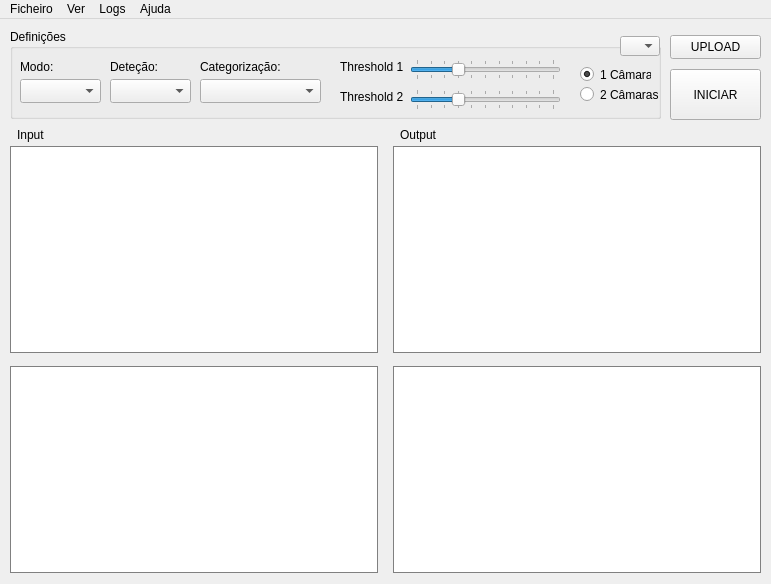
<?xml version="1.0" encoding="UTF-8"?>
<ui version="4.0">
 <class>MainWindow</class>
 <widget class="QMainWindow" name="MainWindow">
  <property name="geometry">
   <rect>
    <x>0</x>
    <y>0</y>
    <width>771</width>
    <height>584</height>
   </rect>
  </property>
  <property name="sizePolicy">
   <sizepolicy hsizetype="Fixed" vsizetype="Fixed">
    <horstretch>0</horstretch>
    <verstretch>0</verstretch>
   </sizepolicy>
  </property>
  <property name="minimumSize">
   <size>
    <width>771</width>
    <height>364</height>
   </size>
  </property>
  <property name="maximumSize">
   <size>
    <width>771</width>
    <height>584</height>
   </size>
  </property>
  <property name="font">
   <font>
    <stylestrategy>PreferDefault</stylestrategy>
   </font>
  </property>
  <property name="windowTitle">
   <string>Categorização de Maçãs</string>
  </property>
  <property name="windowIcon">
   <iconset>
    <normaloff>apple.ico</normaloff>apple.ico</iconset>
  </property>
  <widget class="QWidget" name="centralwidget">
   <property name="sizePolicy">
    <sizepolicy hsizetype="Fixed" vsizetype="Fixed">
     <horstretch>0</horstretch>
     <verstretch>0</verstretch>
    </sizepolicy>
   </property>
   <widget class="QGroupBox" name="settingsgroup">
    <property name="geometry">
     <rect>
      <x>10</x>
      <y>10</y>
      <width>651</width>
      <height>90</height>
     </rect>
    </property>
    <property name="title">
     <string>Definições</string>
    </property>
    <widget class="QRadioButton" name="cam1_RADIOBT">
     <property name="geometry">
      <rect>
       <x>570</x>
       <y>35</y>
       <width>71</width>
       <height>21</height>
      </rect>
     </property>
     <property name="text">
      <string>1 Câmara</string>
     </property>
     <property name="checked">
      <bool>true</bool>
     </property>
    </widget>
    <widget class="QRadioButton" name="cam2_RADIOBT">
     <property name="geometry">
      <rect>
       <x>570</x>
       <y>55</y>
       <width>81</width>
       <height>21</height>
      </rect>
     </property>
     <property name="text">
      <string>2 Câmaras</string>
     </property>
    </widget>
    <widget class="QComboBox" name="mode_COMBOBOX">
     <property name="geometry">
      <rect>
       <x>10</x>
       <y>50</y>
       <width>81</width>
       <height>24</height>
      </rect>
     </property>
     <property name="currentText">
      <string>OpenCV</string>
     </property>
     <property name="placeholderText" stdset="0">
      <string>OpenCV</string>
     </property>
     <item>
      <property name="text">
       <string>OpenCV</string>
      </property>
     </item>
    </widget>
    <widget class="QSlider" name="threashold1_SLIDER">
     <property name="geometry">
      <rect>
       <x>400</x>
       <y>30</y>
       <width>151</width>
       <height>21</height>
      </rect>
     </property>
     <property name="maximum">
      <number>100</number>
     </property>
     <property name="value">
      <number>30</number>
     </property>
     <property name="orientation">
      <enum>Qt::Horizontal</enum>
     </property>
     <property name="invertedAppearance">
      <bool>false</bool>
     </property>
     <property name="invertedControls">
      <bool>false</bool>
     </property>
     <property name="tickPosition">
      <enum>QSlider::TicksBothSides</enum>
     </property>
     <property name="tickInterval">
      <number>10</number>
     </property>
    </widget>
    <widget class="QSlider" name="threashold2_SLIDER">
     <property name="geometry">
      <rect>
       <x>400</x>
       <y>60</y>
       <width>151</width>
       <height>21</height>
      </rect>
     </property>
     <property name="mouseTracking">
      <bool>false</bool>
     </property>
     <property name="focusPolicy">
      <enum>Qt::StrongFocus</enum>
     </property>
     <property name="acceptDrops">
      <bool>false</bool>
     </property>
     <property name="autoFillBackground">
      <bool>false</bool>
     </property>
     <property name="maximum">
      <number>100</number>
     </property>
     <property name="value">
      <number>30</number>
     </property>
     <property name="sliderPosition">
      <number>30</number>
     </property>
     <property name="tracking">
      <bool>true</bool>
     </property>
     <property name="orientation">
      <enum>Qt::Horizontal</enum>
     </property>
     <property name="tickPosition">
      <enum>QSlider::TicksBothSides</enum>
     </property>
     <property name="tickInterval">
      <number>10</number>
     </property>
    </widget>
    <widget class="QLabel" name="thlb1">
     <property name="geometry">
      <rect>
       <x>330</x>
       <y>30</y>
       <width>71</width>
       <height>16</height>
      </rect>
     </property>
     <property name="layoutDirection">
      <enum>Qt::LeftToRight</enum>
     </property>
     <property name="text">
      <string>Threshold 1</string>
     </property>
    </widget>
    <widget class="QLabel" name="thlb2">
     <property name="geometry">
      <rect>
       <x>330</x>
       <y>60</y>
       <width>71</width>
       <height>16</height>
      </rect>
     </property>
     <property name="text">
      <string>Threshold 2</string>
     </property>
    </widget>
    <widget class="QComboBox" name="detectionmode_COMBOBOX">
     <property name="geometry">
      <rect>
       <x>100</x>
       <y>50</y>
       <width>81</width>
       <height>24</height>
      </rect>
     </property>
     <property name="currentText">
      <string>YOLO_V4</string>
     </property>
     <property name="placeholderText" stdset="0">
      <string>YOLO_V4</string>
     </property>
     <item>
      <property name="text">
       <string>YOLO_V4</string>
      </property>
     </item>
     <item>
      <property name="text">
       <string>CIRCLES</string>
      </property>
     </item>
    </widget>
    <widget class="QLabel" name="modoslb">
     <property name="geometry">
      <rect>
       <x>10</x>
       <y>30</y>
       <width>49</width>
       <height>16</height>
      </rect>
     </property>
     <property name="text">
      <string>Modo:</string>
     </property>
    </widget>
    <widget class="QLabel" name="modoslb_2">
     <property name="geometry">
      <rect>
       <x>100</x>
       <y>30</y>
       <width>51</width>
       <height>16</height>
      </rect>
     </property>
     <property name="text">
      <string>Deteção:</string>
     </property>
    </widget>
    <widget class="QComboBox" name="detectionmode_COMBOBOX_2">
     <property name="geometry">
      <rect>
       <x>610</x>
       <y>7</y>
       <width>40</width>
       <height>20</height>
      </rect>
     </property>
     <property name="currentText">
      <string>V1</string>
     </property>
     <property name="placeholderText" stdset="0">
      <string>V1</string>
     </property>
     <item>
      <property name="text">
       <string>V1</string>
      </property>
     </item>
    </widget>
    <widget class="QLabel" name="modoslb_3">
     <property name="geometry">
      <rect>
       <x>190</x>
       <y>30</y>
       <width>91</width>
       <height>16</height>
      </rect>
     </property>
     <property name="text">
      <string>Categorização:</string>
     </property>
    </widget>
    <widget class="QComboBox" name="categorizationmode_COMBOBOX">
     <property name="geometry">
      <rect>
       <x>190</x>
       <y>50</y>
       <width>121</width>
       <height>24</height>
      </rect>
     </property>
     <property name="currentText">
      <string>Tensorflow - Keras</string>
     </property>
     <property name="placeholderText" stdset="0">
      <string>Tensorflow-Keras</string>
     </property>
     <item>
      <property name="text">
       <string>Tensorflow - Keras</string>
      </property>
     </item>
    </widget>
   </widget>
   <widget class="QPushButton" name="start_BT">
    <property name="geometry">
     <rect>
      <x>670</x>
      <y>50</y>
      <width>91</width>
      <height>51</height>
     </rect>
    </property>
    <property name="text">
     <string>INICIAR</string>
    </property>
   </widget>
   <widget class="QPushButton" name="upload_BT">
    <property name="geometry">
     <rect>
      <x>670</x>
      <y>16</y>
      <width>91</width>
      <height>24</height>
     </rect>
    </property>
    <property name="text">
     <string>UPLOAD</string>
    </property>
   </widget>
   <widget class="QStackedWidget" name="stackedWidget">
    <property name="geometry">
     <rect>
      <x>10</x>
      <y>110</y>
      <width>753</width>
      <height>455</height>
     </rect>
    </property>
    <property name="layoutDirection">
     <enum>Qt::LeftToRight</enum>
    </property>
    <property name="autoFillBackground">
     <bool>false</bool>
    </property>
    <property name="styleSheet">
     <string notr="true"/>
    </property>
    <property name="currentIndex">
     <number>0</number>
    </property>
    <widget class="QWidget" name="small_view">
     <widget class="QLabel" name="outputframe_1">
      <property name="geometry">
       <rect>
        <x>383</x>
        <y>17</y>
        <width>368</width>
        <height>207</height>
       </rect>
      </property>
      <property name="styleSheet">
       <string notr="true">background-color: rgb(255, 255, 255);
border: 1px solid grey;</string>
      </property>
      <property name="text">
       <string/>
      </property>
     </widget>
     <widget class="QLabel" name="outputframe_2">
      <property name="geometry">
       <rect>
        <x>383</x>
        <y>237</y>
        <width>368</width>
        <height>207</height>
       </rect>
      </property>
      <property name="styleSheet">
       <string notr="true">background-color: rgb(255, 255, 255);
border: 1px solid grey;</string>
      </property>
      <property name="text">
       <string/>
      </property>
     </widget>
     <widget class="QLabel" name="label">
      <property name="geometry">
       <rect>
        <x>390</x>
        <y>-2</y>
        <width>41</width>
        <height>16</height>
       </rect>
      </property>
      <property name="text">
       <string>Output</string>
      </property>
     </widget>
     <widget class="QLabel" name="inputframe_1">
      <property name="geometry">
       <rect>
        <x>0</x>
        <y>17</y>
        <width>368</width>
        <height>207</height>
       </rect>
      </property>
      <property name="styleSheet">
       <string notr="true">background-color: rgb(255, 255, 255);
border: 1px solid grey;</string>
      </property>
      <property name="text">
       <string/>
      </property>
     </widget>
     <widget class="QLabel" name="inputframe_2">
      <property name="geometry">
       <rect>
        <x>0</x>
        <y>237</y>
        <width>368</width>
        <height>207</height>
       </rect>
      </property>
      <property name="styleSheet">
       <string notr="true">background-color: rgb(255, 255, 255);
border: 1px solid grey;</string>
      </property>
      <property name="text">
       <string/>
      </property>
     </widget>
     <widget class="QLabel" name="label_2">
      <property name="geometry">
       <rect>
        <x>7</x>
        <y>-2</y>
        <width>41</width>
        <height>16</height>
       </rect>
      </property>
      <property name="text">
       <string>Input</string>
      </property>
     </widget>
    </widget>
    <widget class="QWidget" name="big_view">
     <widget class="QTabWidget" name="big_view_tabwidget">
      <property name="geometry">
       <rect>
        <x>0</x>
        <y>0</y>
        <width>752</width>
        <height>444</height>
       </rect>
      </property>
      <property name="styleSheet">
       <string notr="true">border-right-color: rgba(255, 255, 255, 0);
border-bottom-color: rgba(255, 255, 255, 0);</string>
      </property>
      <property name="currentIndex">
       <number>0</number>
      </property>
      <widget class="QWidget" name="input1_tab">
       <attribute name="title">
        <string>Input1</string>
       </attribute>
       <widget class="QLabel" name="inputframe_3">
        <property name="geometry">
         <rect>
          <x>-1</x>
          <y>-1</y>
          <width>752</width>
          <height>423</height>
         </rect>
        </property>
        <property name="styleSheet">
         <string notr="true">background-color: rgb(255, 255, 255);
border: 1px solid grey;</string>
        </property>
        <property name="text">
         <string/>
        </property>
       </widget>
      </widget>
      <widget class="QWidget" name="output1_tab">
       <attribute name="title">
        <string>Ouput1</string>
       </attribute>
       <widget class="QLabel" name="outputframe_3">
        <property name="geometry">
         <rect>
          <x>-1</x>
          <y>-1</y>
          <width>752</width>
          <height>423</height>
         </rect>
        </property>
        <property name="styleSheet">
         <string notr="true">background-color: rgb(255, 255, 255);
border: 1px solid grey;</string>
        </property>
        <property name="text">
         <string/>
        </property>
       </widget>
      </widget>
      <widget class="QWidget" name="input2_tab">
       <attribute name="title">
        <string>Input2</string>
       </attribute>
       <widget class="QLabel" name="inputframe_4">
        <property name="geometry">
         <rect>
          <x>-1</x>
          <y>-1</y>
          <width>752</width>
          <height>423</height>
         </rect>
        </property>
        <property name="styleSheet">
         <string notr="true">background-color: rgb(255, 255, 255);
border: 1px solid grey;</string>
        </property>
        <property name="text">
         <string/>
        </property>
       </widget>
      </widget>
      <widget class="QWidget" name="output2_tab">
       <attribute name="title">
        <string>Output2</string>
       </attribute>
       <widget class="QLabel" name="outputframe_4">
        <property name="geometry">
         <rect>
          <x>-1</x>
          <y>-1</y>
          <width>752</width>
          <height>423</height>
         </rect>
        </property>
        <property name="styleSheet">
         <string notr="true">background-color: rgb(255, 255, 255);
border: 1px solid grey;</string>
        </property>
        <property name="text">
         <string/>
        </property>
       </widget>
      </widget>
     </widget>
    </widget>
   </widget>
   <zorder>stackedWidget</zorder>
   <zorder>settingsgroup</zorder>
   <zorder>start_BT</zorder>
   <zorder>upload_BT</zorder>
  </widget>
  <widget class="QMenuBar" name="menubar">
   <property name="geometry">
    <rect>
     <x>0</x>
     <y>0</y>
     <width>771</width>
     <height>21</height>
    </rect>
   </property>
   <widget class="QMenu" name="menuFile">
    <property name="title">
     <string>Ficheiro</string>
    </property>
    <addaction name="actionOpen_Upload"/>
    <addaction name="actionSave_Output_File"/>
   </widget>
   <widget class="QMenu" name="menuLogs">
    <property name="title">
     <string>Logs</string>
    </property>
   </widget>
   <widget class="QMenu" name="menuHelp">
    <property name="title">
     <string>Ajuda</string>
    </property>
   </widget>
   <widget class="QMenu" name="menuVer">
    <property name="title">
     <string>Ver</string>
    </property>
    <addaction name="actionConfigura_o_Grande"/>
    <addaction name="actionVista_Grande"/>
   </widget>
   <addaction name="menuFile"/>
   <addaction name="menuVer"/>
   <addaction name="menuLogs"/>
   <addaction name="menuHelp"/>
  </widget>
  <action name="actionOpen_Upload">
   <property name="icon">
    <iconset>
     <normaloff>apple.ico</normaloff>apple.ico</iconset>
   </property>
   <property name="text">
    <string>Open (Upload)</string>
   </property>
  </action>
  <action name="actionSave_Output_File">
   <property name="text">
    <string>Save (Output File)</string>
   </property>
  </action>
  <action name="actionConfigura_o_Grande">
   <property name="text">
    <string>Vista Pequena</string>
   </property>
  </action>
  <action name="actionVista_Grande">
   <property name="text">
    <string>Vista Grande</string>
   </property>
  </action>
 </widget>
 <resources/>
 <connections/>
</ui>
